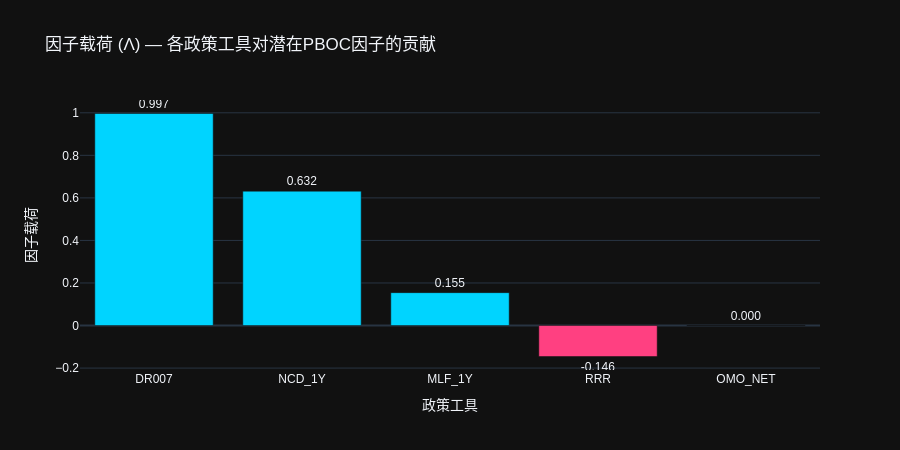

The cell this chart's notebook holds for it:
### Code cell
# ============================================================================
# 2.2 因子载荷 Λ — 各政策工具对潜在因子的敏感度
# ============================================================================
loadings_df = results.factor_loadings.reset_index()
loadings_df.columns = ["政策工具", "因子载荷 (Λ)"]

fig_loadings = go.Figure(go.Bar(
    x=loadings_df["政策工具"],
    y=loadings_df["因子载荷 (Λ)"],
    marker_color=["#00D4FF" if v > 0 else "#FF4081"
                  for v in loadings_df["因子载荷 (Λ)"]],
    text=[f"{v:.3f}" for v in loadings_df["因子载荷 (Λ)"]],
    textposition="outside",
    hovertemplate="%{x}<br>Λ = %{y:.4f}<extra></extra>",
))

fig_loadings.update_layout(
    title="因子载荷 (Λ) — 各政策工具对潜在PBOC因子的贡献",
    xaxis_title="政策工具",
    yaxis_title="因子载荷",
    template=PLOTLY_TEMPLATE,
    height=450,
    font=dict(family="SimHei, Arial", size=12),
)
fig_loadings.show()

print("\n因子载荷解读:")
print("  载荷绝对值越大, 该工具越能有效反映PBOC流动性意图")
print("  正载荷: 因子上升 ↔ 该工具收紧")
print("  负载荷: 因子上升 ↔ 该工具宽松")

### Figure 1 — Plotly figure (JSON) as saved in the notebook; plotly's stock layout.template omitted (floating-point values rounded to 4 significant figures)
{"data": [{"hovertemplate": "%{x}<br>Λ = %{y:.4f}<extra></extra>", "marker": {"color": ["#00D4FF", "#00D4FF", "#00D4FF", "#FF4081", "#00D4FF"]}, "text": ["0.997", "0.632", "0.155", "-0.146", "0.000"], "textposition": "outside", "type": "bar", "x": ["DR007", "NCD_1Y", "MLF_1Y", "RRR", "OMO_NET"], "y": [0.9967, 0.6316, 0.1546, -0.1456, 7.377e-05]}], "layout": {"font": {"family": "SimHei, Arial", "size": 12}, "height": 450, "title": {"text": "因子载荷 (Λ) — 各政策工具对潜在PBOC因子的贡献"}, "xaxis": {"title": {"text": "政策工具"}}, "yaxis": {"title": {"text": "因子载荷"}}}}
